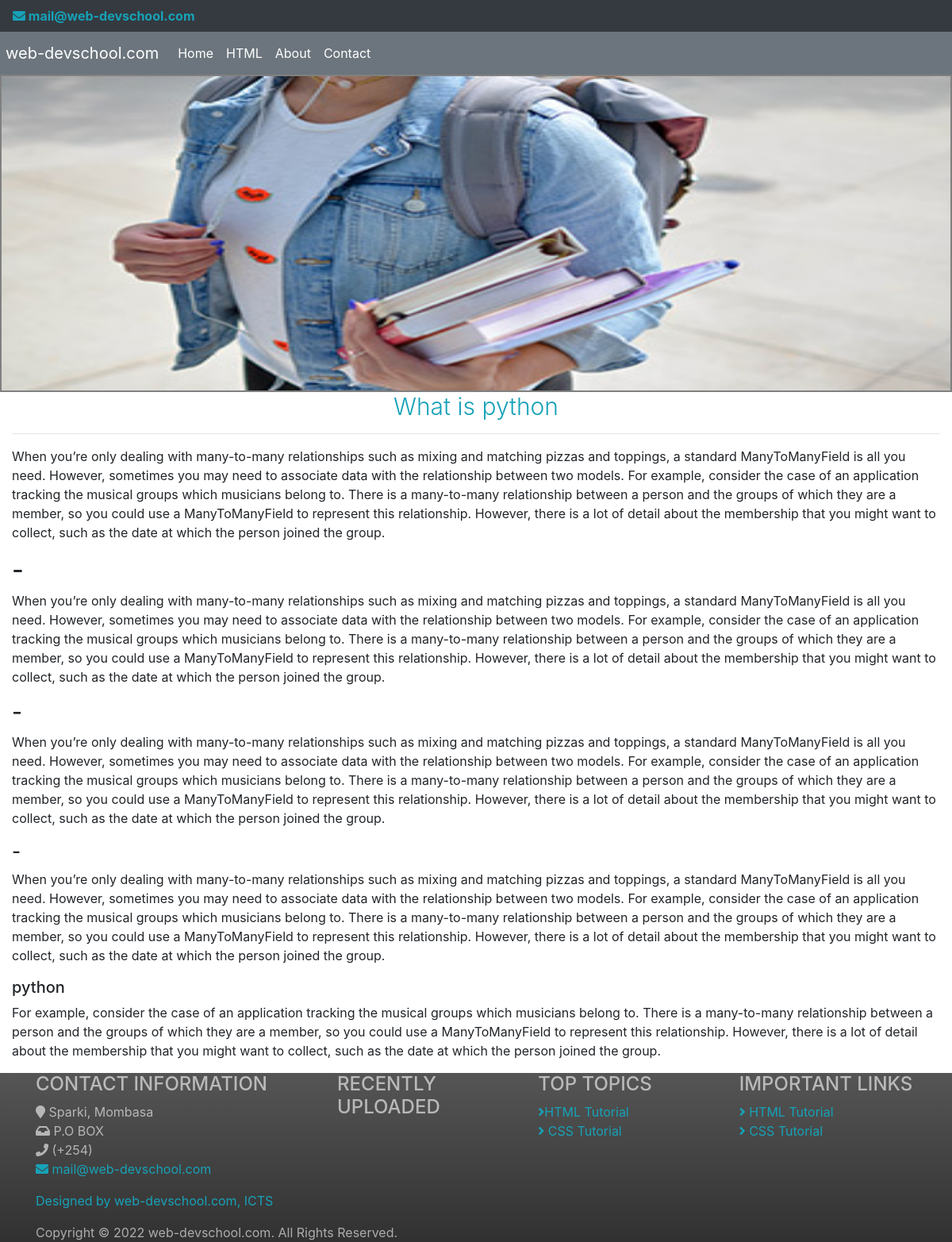
/article/what-is-python, run on the app's committed database.
### articles/models.py (models this page shows, shortened)
class article(models.Model):
    BLOG_CATEGORY = (
        ('TEC', 'Technical'),
        ('PRO', 'Programming'),
        ('HOW', 'HOW TO'),
        ('OTH', 'Other')
    )
    blog_category = models.CharField(max_length=3, choices=BLOG_CATEGORY)
    title = models.CharField("Page Title", max_length=150)
    url_name = models.CharField("Url Name", max_length=40, validators=[validate_name])
    photo = models.ImageField(upload_to='photos')
    paragrah1 = models.TextField("Paragraph1")
    header2 = models.CharField("Header2 (optional)", max_length=150)
    paragrah2 = models.TextField("Paragraph2")
    header3 = models.CharField("Header3 (optional)", max_length=150)
    paragrah3 = models.TextField("Paragraph3")
    header4 = models.CharField("Header4 (optional)", max_length=150)
    paragrah4 = models.TextField("Paragraph4")
    header5 = models.CharField("Header5 (optional)", max_length=150)
    paragrah5 = models.TextField("Paragraph5")
    release_date = models.DateField()

### articles/views.py (the view)
# urls.py: path('article/<str:str>', views.article_view, name='article-page'),
def article_view(request, str):
    foot = article.objects.all().order_by('-id')[:3]
    articles = article.objects.get(url_name=str)
    context={
        'iteams':foot,
        'article':articles
    }
    return render(request, 'articles/article.html',context)

### articles/templates/articles/article.html (shortened to what this page needs)
{% extends "basicpages/base.html" %}
{% block showcase %}
    <div style="position: relative;">
        <img src="/media/{{article.photo}}" alt="image"
            style="margin-top: -24px; border:solid gray 2px; width: 100%; max-height:400px">
    </div>
{% endblock %}
{% block content %}
<article>
    <h1 class="text-center text-info display-4" style="font-size: 30px;">{{article.title}}</h1><hr>
    <p>{{article.paragrah1}}</p>
    <h2>{{article.header2}}</h2>
    <p>{{article.paragrah2}}</p>
    <h3>{{article.header3}}</h3>
    <p>{{article.paragrah3}}</p>
    <h4>{{article.header4}}</h4>
    <p>{{article.paragrah4}}</p>
    <h5>{{article.header5}}</h5>
    <p>{{article.paragrah5}}</p>
</article>
{% endblock %}

### data on the page
article: photo (picture), title "What is python", paragrah1 "When you’re only dealing with many-to-many relationships such as mixing and matching pizzas and toppings, a standard ManyToManyField is all you need. However, sometimes you may need to associate data with the relationship between two models. For example, consider the case of an application tracking the musical groups which musicians belong to. There is a many-to-many relationship between a person and the groups of which they are a member, so you could use a ManyToManyField to represent this relationship. However, there is a lot of detail about the membership that you might want to collect, such as the date at which the person joined the group.", header2 "-", paragrah2 "When you’re only dealing with many-to-many relationships such as mixing and matching pizzas and toppings, a standard ManyToManyField is all you need. However, sometimes you may need to associate data with the relationship between two models. For example, consider the case of an application tracking the musical groups which musicians belong to. There is a many-to-many relationship between a person and the groups of which they are a member, so you could use a ManyToManyField to represent this relationship. However, there is a lot of detail about the membership that you might want to collect, such as the date at which the person joined the group.", header3 "-", paragrah3 "When you’re only dealing with many-to-many relationships such as mixing and matching pizzas and toppings, a standard ManyToManyField is all you need. However, sometimes you may need to associate data with the relationship between two models. For example, consider the case of an application tracking the musical groups which musicians belong to. There is a many-to-many relationship between a person and the groups of which they are a member, so you could use a ManyToManyField to represent this relationship. However, there is a lot of detail about the membership that you might want to collect, such as the date at which the person joined the group.", header4 "-", paragrah4 "When you’re only dealing with many-to-many relationships such as mixing and matching pizzas and toppings, a standard ManyToManyField is all you need. However, sometimes you may need to associate data with the relationship between two models. For example, consider the case of an application tracking the musical groups which musicians belong to. There is a many-to-many relationship between a person and the groups of which they are a member, so you could use a ManyToManyField to represent this relationship. However, there is a lot of detail about the membership that you might want to collect, such as the date at which the person joined the group.", header5 "python", paragrah5 "For example, consider the case of an application tracking the musical groups which musicians belong to. There is a many-to-many relationship between a person and the groups of which they are a member, so you could use a ManyToManyField to represent this relationship. However, there is a lot of detail about the membership that you might want to collect, such as the date at which the person joined the group."
